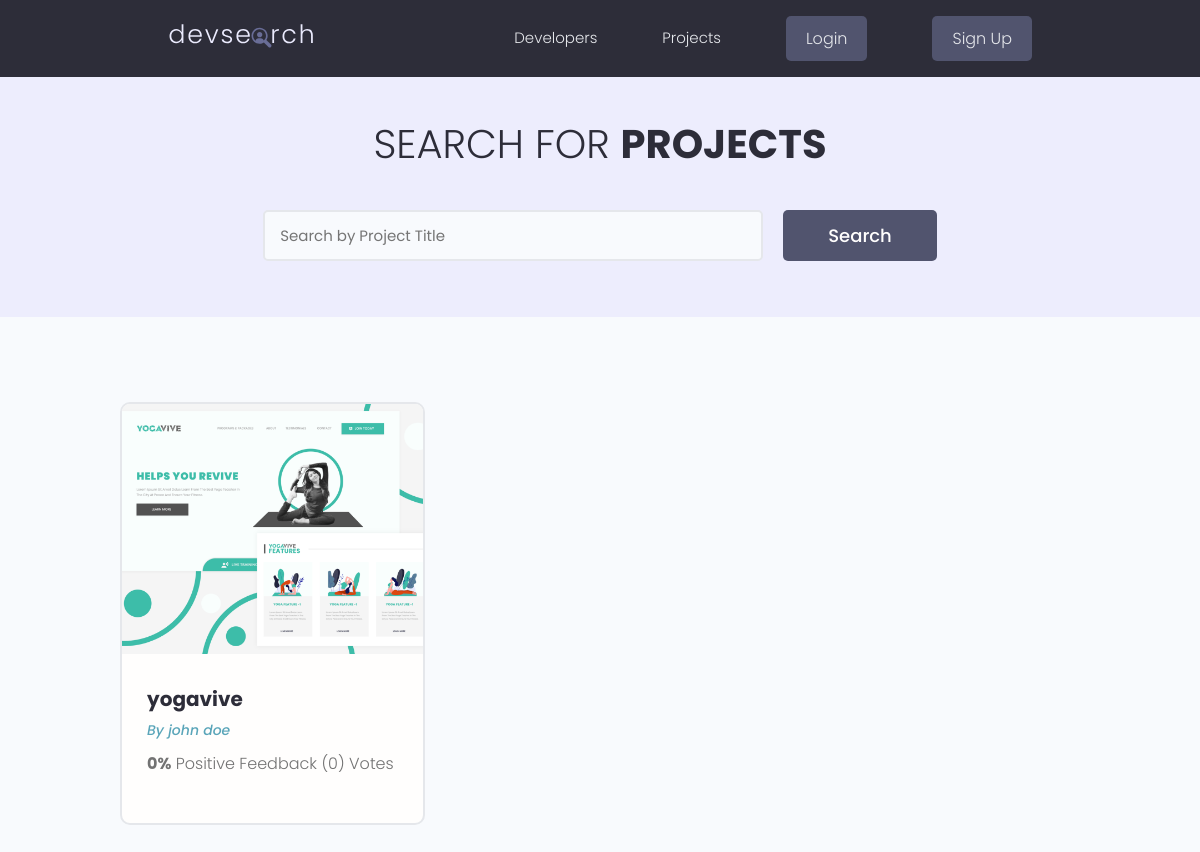
/projects/, run on the app's committed database.
### projects/models.py (models this page shows, shortened)
class Project(models.Model):
    id = models.UUIDField(default=uuid.uuid4, unique=True, primary_key=True, editable=False)
    owner = models.ForeignKey(
        Profile, on_delete=models.CASCADE, related_name='projects')
    title = models.CharField(max_length=200)
    description = models.TextField(null=True, blank=True)
    featured_image = models.ImageField(
        null=True, blank=True, default="default.jpg")
    demo_link = models.CharField(max_length=2000, null=True, blank=True)
    source_link = models.CharField(max_length=2000, null=True, blank=True)
    tags = models.ManyToManyField('Tag', blank=True)
    vote_total = models.IntegerField(default=0, null=True, blank=True)
    vote_ratio = models.IntegerField(default=0, null=True, blank=True)
    created = models.DateTimeField(auto_now_add=True)

### users/models.py (models this page shows, shortened)
class Profile(models.Model):
    id = models.UUIDField(default=uuid.uuid4, unique=True, primary_key=True, editable=False)
    user = models.OneToOneField(User, on_delete=models.CASCADE)
    name = models.CharField(max_length=200)
    email = models.EmailField(max_length=500)
    username = models.CharField(max_length=200)
    location = models.CharField(max_length=200, blank=True, null=True)
    short_intro = models.CharField(max_length=200, blank=True, null=True)
    bio = models.TextField(blank=True, null=True)
    profile_image = models.ImageField(null=True, blank=True, upload_to='profiles/', default="profiles/user-default.png")
    social_github = models.CharField(max_length=200, blank=True, null=True)
    social_twitter = models.CharField(max_length=200, blank=True, null=True)
    social_linkedin = models.CharField(max_length=200, blank=True, null=True)
    social_youtube = models.CharField(max_length=200, blank=True, null=True)
    social_website = models.CharField(max_length=200, blank=True, null=True)
    created = models.DateTimeField(auto_now_add=True)

### projects/views.py (the view)
# urls.py: path("projects/", include("projects.urls")),
def projects(request):
    projects = Project.objects.all()
    return render(request, "projects/projects.html", {"projects": projects})

### projects/templates/projects/projects.html (shortened to what this page needs)
{% extends 'base.html' %}
{% block content %}
<main class="projects">
    <section class="hero-section text-center">
        <div class="container container--narrow">
            <div class="hero-section__box">
                <h2>Search for <span>Projects</span></h2>
            </div>
            <div class="hero-section__search">
                <form id='searchForm' class="form" action="" method="get">
                    <div class="form__field">
                        <input class="input input--text" id="formInput#search" type="text" name="search_query"
                            placeholder="Search by Project Title" />
                    </div>
                    <input class="btn btn--sub btn--lg" type="submit" value="Search" />
                </form>
            </div>
        </div>
    </section>
    <section class="projectsList">
        <div class="container">
            <div class="grid grid--three">
                {% for project in projects %}
                <div class="column">
                    <div class="card project">
                        <a href="{% url 'project' project.id %}" class="project">
                            <img class="project__thumbnail" src="{{project.featured_image.url}}" alt="project thumbnail" />
                            <div class="card__body">
                                <h3 class="project__title">{{project.title}}</h3>
                                <p><a class="project__author" href="">By
                                        {{project.owner.name}}</a>
                                </p>
                                <p class="project--rating">
                                    <span style="font-weight: bold;">{{project.vote_ratio}}%</span> Positive
                                    Feedback ({{project.vote_total}}) Vote{{project.vote_total|pluralize:"s"}}
                                </p>
                            </div>
                        </a>
                    </div>
                </div>
                {% endfor %}
            </div>
        </div>
    </section>
</main>
{% endblock %}

### static/styles/app.css (style rules this page uses)
:root { --color-sub: #2d2d39; }
.btn--sub { background-color: var(--color-sub-light); }
.card { border: 2px solid var(--color-light); }
img { width: 100%; }
.hero-section { height: 40vh; display: flex; align-items: center; background-color: var(--color-sub); }
.hero-section__box { margin-bottom: 4rem; }
.hero-section__box > h2, .hero-section__box > h2 > span { font-size: 4rem; color: var(--color-light); line-height: 1.3; text-transform: uppercase; }
.hero-section__box > h2 { font-weight: 300; }
.hero-section__box > h2 > span { font-weight: 700; }
.hero-section__search > .form { display: flex; align-items: center; justify-content: center; gap: 2rem; }
.hero-section__search > .form input.input--text { width: 50rem; }
.project__author { font-size: 1.4rem; font-style: italic; }
.project--rating { margin-bottom: 1.6em; margin-top: .5em; }
.projects > .hero-section { background: var(--color-sub-lighter); height: 30vh; }
.projects .hero-section__box { margin-bottom: 2.5rem; }
.projects .hero-section__box > h2 { color: var(--color-sub); }
.projects .hero-section__box > h2 > span { font-weight: 700; color: var(--color-sub); }
.projectsList { margin-top: 8rem; }
.project__thumbnail { height: 25rem; object-fit: cover; object-position: top center; }
.project__title { font-size: 2rem; font-weight: 700; color: var(--color-sub); }

### static/uikit/styles/modules/_variables.css (style rules this page uses)
:root { --color-main: #5aa5b9; --color-main-light: #e6faff; --color-sub: #3f4156; --color-sub-light: #51546e; --color-sub-lighter: #ededfd; --color-text: #737373; --color-gray: #8b8b8b; --color-light: #e5e7eb; --color-light-gray: #767676; --color-bg: #f8fafd; --color-white: #fffefd; --color-white-light: #f3f3f3; --color-success: #359e64; --color-success-bg: #def8e8; --color-error: #fc4b0b; --color-error-bg: #fff2ee; --font-base: 'Poppins', arial, helvetica, 'Segoe UI', roboto, ubuntu, sans-serif; --font-monospace: 'Fira Code', 'Courier New', courier, monospace; --font-regular: 300; --font-medium: 500; --font-bold: 700; --generic-shadow: 1px 1px 5px #00000010; --generic-transition: all 0.3s ease-in-out; }

### static/uikit/styles/modules/_base.css (style rules this page uses)
* { margin: 0; padding: 0; box-sizing: border-box; text-rendering: optimizeLegibility; color: inherit; font-size: inherit; }
html { font-size: 50%; }
@media only screen and (min-width: 480px) { html { font-size: 56.25%; } }
@media only screen and (min-width: 1200px) { html { font-size: 62.5%; } }
body { line-height: 1.6; font-weight: 400; font-size: 1.5rem; color: var(--color-text); background-color: var(--color-bg); min-height: 100vh; }

### static/uikit/styles/modules/_typography.css (style rules this page uses)
* { font-family: var(--font-base); }
h2 { font-size: 3.6rem; font-weight: var(--font-bold); }
h3 { font-size: 3.2rem; font-weight: var(--font-medium); }
p, span, strong { font-size: 1.6rem; color: var(--color-text); font-weight: var(--font-regular); }
a { padding-bottom: 2px; text-decoration: none; display: inline-block; color: var(--color-main); font-weight: var(--font-medium); }

### static/uikit/styles/modules/_utilities.css (style rules this page uses)
.container { width: 92%; max-width: 165rem; margin: 0 auto; box-sizing: border-box; }
.container--narrow { width: 92%; max-width: 120rem; }
@media screen and (min-width: 1000px) { .container { width: 90%; } }
@media screen and (min-width: 1000px) { .container--narrow { width: 85%; } }
@media screen and (min-width: 1200px) { .container { width: 80%; } }
@media screen and (min-width: 1200px) { .container--narrow { width: 72%; } }
.text-center { text-align: center; }

### static/uikit/styles/modules/_button.css (style rules this page uses)
.btn { display: inline-block; position: relative; cursor: pointer; background-color: var(--color-light); font-weight: var(--font-medium); color: var(--color-sub); text-decoration: none; padding: 1rem 2rem; border-radius: 0.5rem; border: none; width: -webkit-fit-content; width: -moz-fit-content; width: fit-content; height: -webkit-fit-content; height: -moz-fit-content; height: fit-content; font-size: 1.6rem; outline-width: 0; outline-color: transparent; -webkit-backface-visibility: hidden; backface-visibility: hidden; transition: all 0.3s ease-in-out; }
.btn--sub { background-color: var(--color-sub); color: var(--color-white); }
.btn--lg { font-size: 1.8rem; padding: 1.2rem 4.5rem; }

### static/uikit/styles/modules/_card.css (style rules this page uses)
.card { border-radius: 1rem; background-color: var(--color-white); border: 1.5px solid var(--color-light); width: auto; height: auto; margin-top: 0.5rem; margin-bottom: 0.5rem; overflow: hidden; }
.card__body, .card__header { padding: 2rem 2.5rem; }

### data on the page
Project: featured_image (picture), title "yogavive", owner.name "john doe", vote_ratio "0", vote_total "0"
